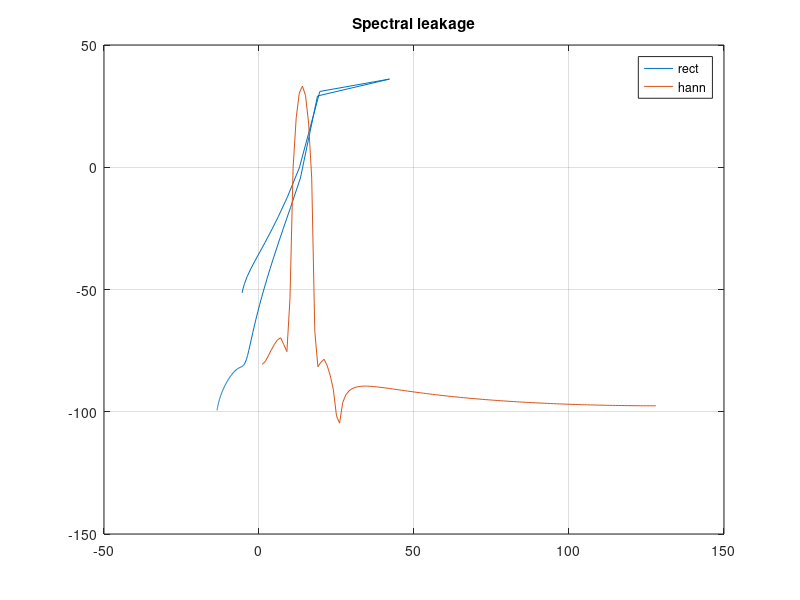

Source code (MATLAB):
% Утечка спектра БПФ
% Окна при некратной частоте

fL = 50.5; fs4 = 1000; N4 = 256;
t4 = (0:N4-1)/fs4;
xL = sin(2*pi*fL*t4);
whan = hann(N4)';
wbh = blackmanharris(N4)';
YL = abs(fft(xL));
YL2 = abs(fft(xL .* whan));
YL3 = abs(fft(xL .* wbh));
figure;
plot(20*log10(YL(1:N4/2)), 20*log10(YL2(1:N4/2)), 20*log10(YL3(1:N4/2)));
legend('rect','hann','blackman-harris');
title('Spectral leakage'); grid on;

%{
@play
{
 "title": "Утечка спектра БПФ",
 "groups": [
  {
   "name": "Окно",
   "controls": [
    {
     "var": "fL",
     "label": "f сигнала Гц",
     "min": 40,
     "max": 90,
     "step": 0.5,
     "default": 50.5
    }
   ]
  }
 ]
}
%}
